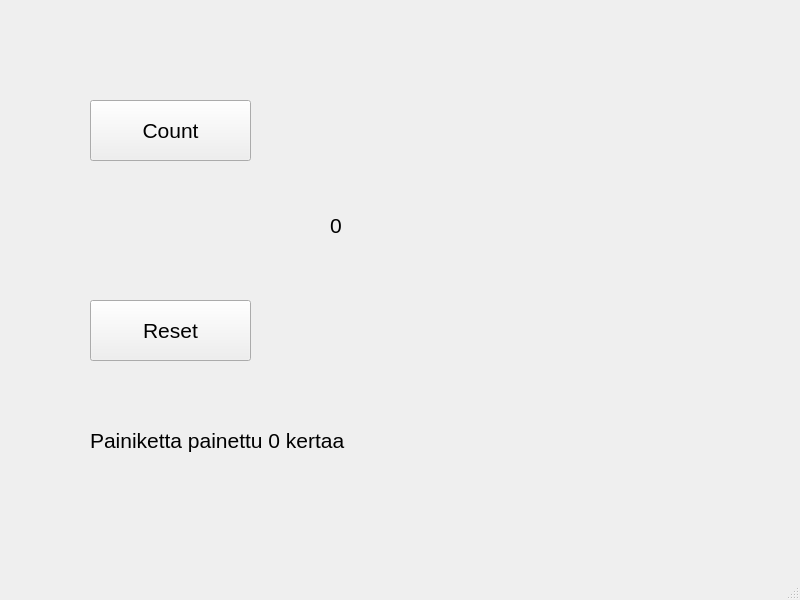
<?xml version="1.0" encoding="UTF-8"?>
<ui version="4.0">
 <class>MainWindow</class>
 <widget class="QMainWindow" name="MainWindow">
  <property name="geometry">
   <rect>
    <x>0</x>
    <y>0</y>
    <width>800</width>
    <height>600</height>
   </rect>
  </property>
  <property name="windowTitle">
   <string>MainWindow</string>
  </property>
  <widget class="QWidget" name="centralwidget">
   <widget class="QPushButton" name="btnCount">
    <property name="geometry">
     <rect>
      <x>90</x>
      <y>100</y>
      <width>161</width>
      <height>61</height>
     </rect>
    </property>
    <property name="font">
     <font>
      <pointsize>16</pointsize>
     </font>
    </property>
    <property name="text">
     <string>Count</string>
    </property>
   </widget>
   <widget class="QPushButton" name="btnReset">
    <property name="geometry">
     <rect>
      <x>90</x>
      <y>300</y>
      <width>161</width>
      <height>61</height>
     </rect>
    </property>
    <property name="font">
     <font>
      <pointsize>16</pointsize>
     </font>
    </property>
    <property name="text">
     <string>Reset</string>
    </property>
   </widget>
   <widget class="QLabel" name="txtResult">
    <property name="geometry">
     <rect>
      <x>330</x>
      <y>180</y>
      <width>191</width>
      <height>91</height>
     </rect>
    </property>
    <property name="font">
     <font>
      <pointsize>16</pointsize>
     </font>
    </property>
    <property name="text">
     <string>0</string>
    </property>
   </widget>
   <widget class="QLabel" name="labelInfo">
    <property name="geometry">
     <rect>
      <x>90</x>
      <y>410</y>
      <width>341</width>
      <height>61</height>
     </rect>
    </property>
    <property name="font">
     <font>
      <pointsize>16</pointsize>
     </font>
    </property>
    <property name="text">
     <string>Painiketta painettu 0 kertaa</string>
    </property>
   </widget>
  </widget>
  <widget class="QMenuBar" name="menubar">
   <property name="geometry">
    <rect>
     <x>0</x>
     <y>0</y>
     <width>800</width>
     <height>21</height>
    </rect>
   </property>
  </widget>
  <widget class="QStatusBar" name="statusbar"/>
 </widget>
 <resources/>
 <connections/>
</ui>
